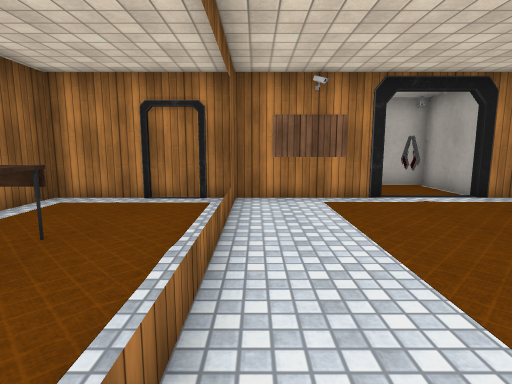
[1] (above)

13 first-person views from a walk through a Unity game level. The camera is 1.2 m above the floor, tilts 8° down and sees 80° across. The floor is counted in squares, 1 m on a side. Each view is taken from the middle of a square. On the plan, view 1 faces up. The plan holds only what a view shows up to about 13 squares ahead; the rest is blank. The place goes on beyond the plan. Some animated figures are not drawn. Door leaves are left out, so doorways stand open. Some surface patterns are stand-ins.

[2]
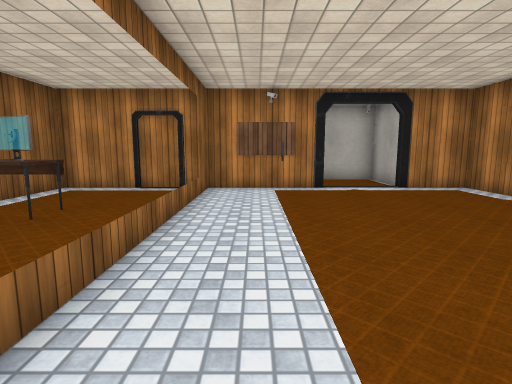

[3]
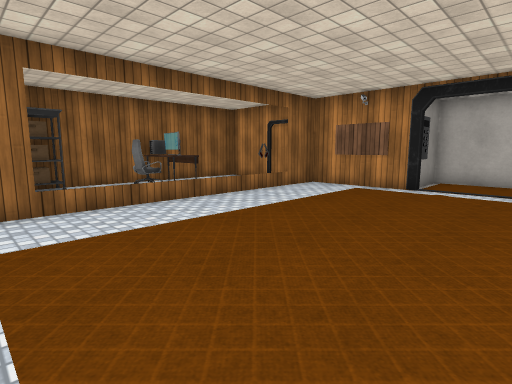

[4]
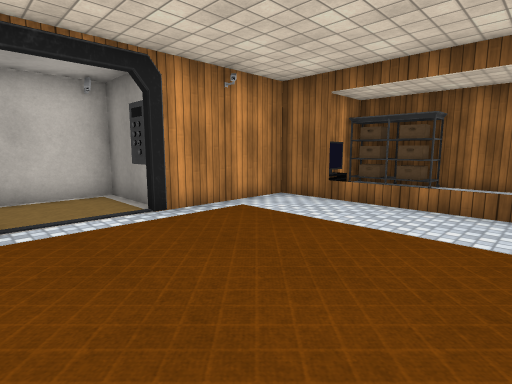

[5]
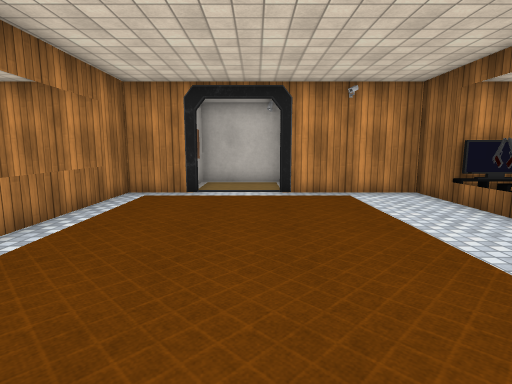

[6]
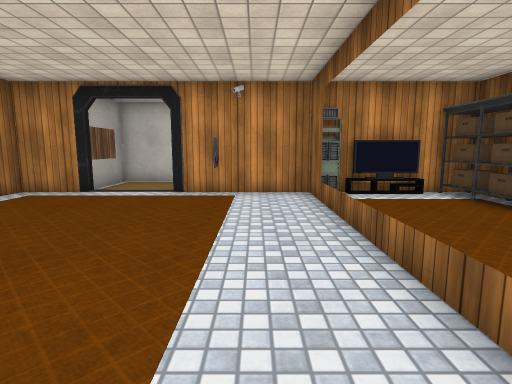

[7]
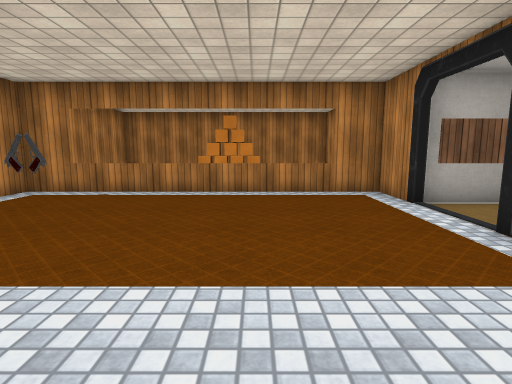

[8]
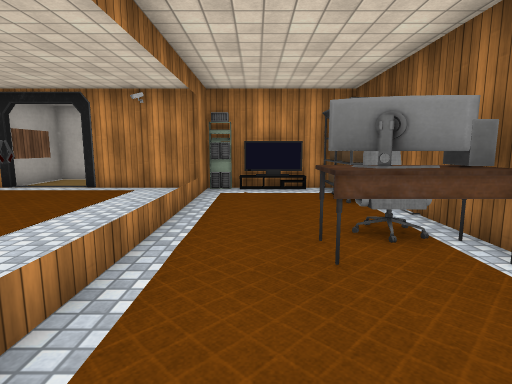

[9]
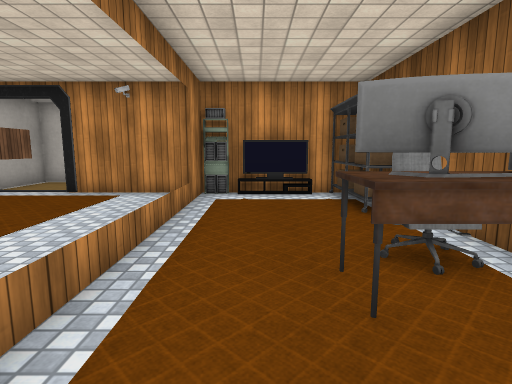

[10]
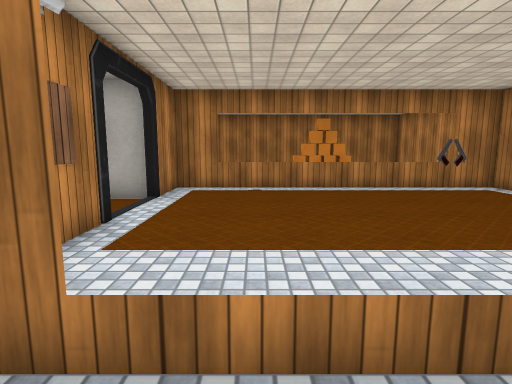

[11]
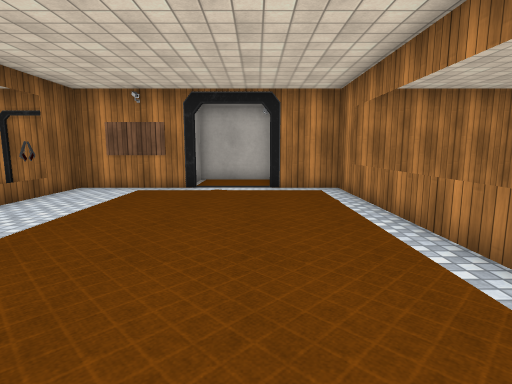

[12]
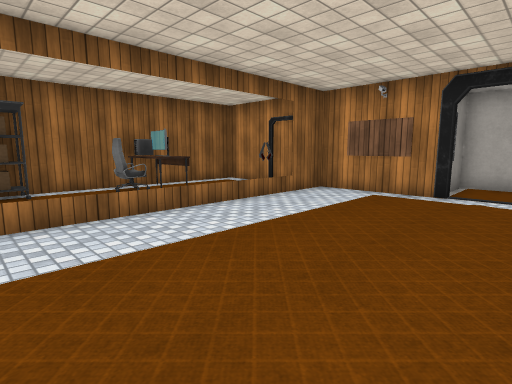

[13]
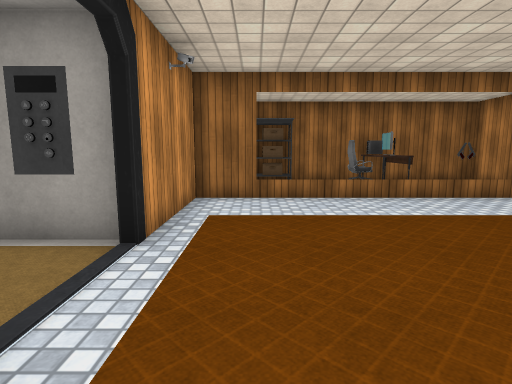

### Floor plan
Key: @ floor where view 1 was taken; # wall or solid block; . floor; D open door; v drop or lower ground; C carpet; T TV; E elevator; M computer; H chair; O other object.
Columns run from 5 left of view 1 to 10 right of it. Each row starts with its distance up from view 1.
 11         ####
 10         #  #
  9         CE #
  8 #########DD#####
  7 #...#........#
  6 #...#........v
  5 #............v
  4 #MT..........v
  3 #MT..........v
  2 #H...........v
  1 #............v
  0 #O...@.......v
 -1 OO..#........v
 -2 #OTT#........#vv
 -3 D########..#####
 -4         #..#
 -5         #..#
 -6         ####

Where each view was taken, in squares from view 1:
view 1: 0 up, 0 right, facing up
view 2: 2 down, 1 right, facing up
view 3: 2 down, 6 right, facing up-left
view 4: 3 up, 6 right, facing down-left
view 5: 6 up, 4 right, facing down
view 6: 6 up, 1 right, facing down
view 7: 1 up, 1 left, facing right
view 8: 7 up, 2 left, facing down
view 9: 6 up, 2 left, facing down
view 10: 5 up, 2 left, facing right
view 11: 2 down, 5 right, facing up
view 12: 1 down, 5 right, facing up-left
view 13: 1 down, 7 right, facing left
